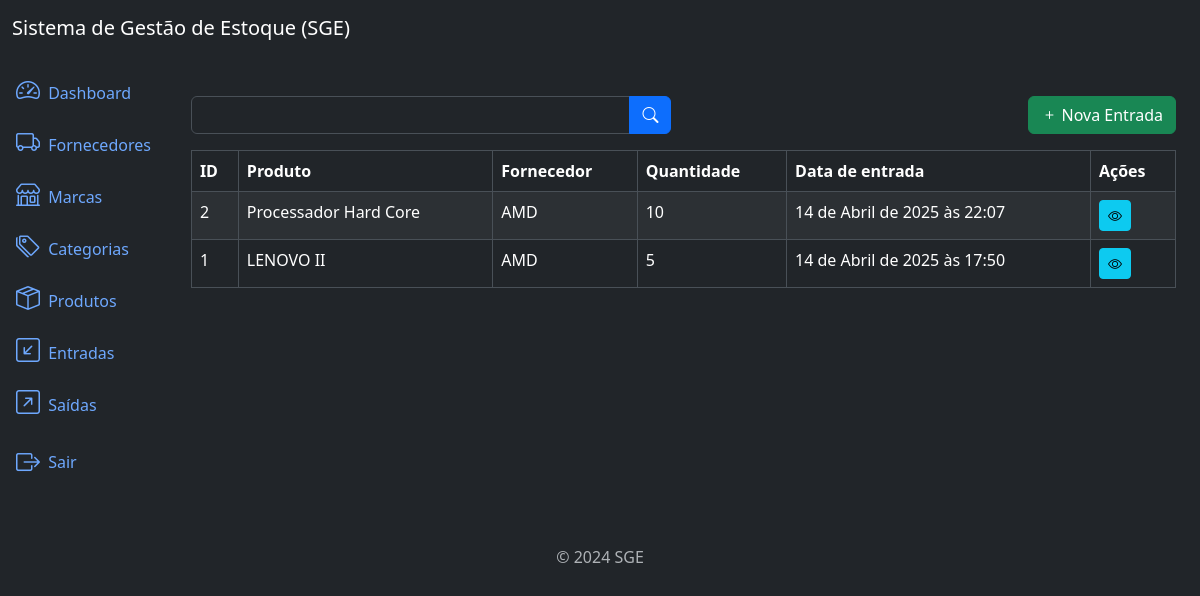
The page /inflows/list (signed in) on the database its author committed.
### inflows/models.py (models this page shows, shortened)
class Inflow(models.Model):
    supplier = models.ForeignKey(Supplier, on_delete=models.PROTECT, related_name='inflows')
    product = models.ForeignKey(Product, on_delete=models.PROTECT, related_name='inflows')
    quantity = models.IntegerField()
    description = models.TextField(null=True, blank=True)
    created_at = models.DateTimeField(auto_now_add=True)
    updated_at = models.DateTimeField(auto_now=True)
    class Meta:
        ordering = ['-created_at']

### products/models.py (models this page shows)
class Product(models.Model):
    title = models.CharField(max_length=500)
    category = models.ForeignKey(Category, on_delete=models.PROTECT, related_name='products')
    brand = models.ForeignKey(Brand, on_delete=models.PROTECT, related_name='products')
    description = models.TextField(null=True, blank=True)
    serie_number = models.CharField(max_length=200, null=True, blank=True)
    cost_price = models.DecimalField(max_digits=20, decimal_places=2)
    selling_price = models.DecimalField(max_digits=20, decimal_places=2)
    quantity = models.IntegerField(default=0)
    created_at = models.DateTimeField(auto_now_add=True)
    updated_at = models.DateTimeField(auto_now=True)
    class Meta:
        ordering = ['title']
    def __str__(self):
        return self.title

### suppliers/models.py (models this page shows)
class Supplier(models.Model):
    name = models.CharField(max_length=500)
    description = models.TextField(null=True, blank=True)
    created_at = models.DateTimeField(auto_now_add=True)
    updated_at = models.DateTimeField(auto_now=True)
    class Meta:
        ordering = ['name']
    def __str__(self):
        return self.name

### inflows/views.py (the view)
# urls.py: path('inflows/list', InflowListView.as_view(), name='inflow_list'),
class InflowListView(LoginRequiredMixin, PermissionRequiredMixin, ListView):
    model = Inflow
    template_name = 'inflow_list.html'
    context_object_name = 'inflows'
    paginate_by = 10
    permission_required = 'inflows.view_inflow'
    def get_queryset(self):
        queryset = super().get_queryset()
        product = self.request.GET.get("product")
        if product:
            queryset = queryset.filter(product__title__icontains=product)
        return queryset

### inflows/templates/inflow_list.html (shortened to what this page needs)
{% extends 'base.html' %}
{% block content %}
<div class="row mb-3">
    <div class="col-md-6">
        <form method="get" action="{% url 'inflow_list' %}">
            <div class="input-group">
                <input type="text" class="form-control" name="product" label="Produto" value="{{ request.GET.product }}">
                <button type="submit" class="btn btn-primary">
                    <i class="bi bi-search"></i>
                </button>
            </div>
        </form>
    </div>
    {% if perms.inflows.add_inflow %}
    <div class="col-md-6">
        <a href="{% url 'inflow_create' %}" class="btn btn-success float-end">
            <i class="bi bi-plus"></i>
            Nova Entrada
        </a>
    </div>
    {% endif %}
</div>
<div class="table-responsive">
    <table class="table table-striped table-bordered">
        <thead class="thead-dark">
            <tr>
                <th>ID</th>
                <th>Produto</th>
                <th>Fornecedor</th>
                <th>Quantidade</th>
                <th>Data de entrada</th>
                <th>Ações</th>
            </tr>
        </thead>
        <tbody>
            {% for inflow in inflows %}
            <tr>
                <td>{{ inflow.id }}</td>
                <td>{{ inflow.product }}</td>
                <td>{{ inflow.supplier }}</td>
                <td>{{ inflow.quantity }}</td>
                <td>{{ inflow.created_at }}</td>
                <td>
                    <a href="{% url 'inflow_detail' inflow.id %}" class="btn btn-info btn-sm">
                        <i class="bi bi-eye"></i>
                    </a>
                </td>
            </tr>
            {% endfor %}
        </tbody>
    </table>
</div>
{% endblock %}

### rows shown on the page
Inflow: id "2", product "Processador Hard Core", supplier "AMD", quantity "10", created_at "14 de Abril de 2025 às 22:07"
Inflow: id "1", product "LENOVO II", supplier "AMD", quantity "5", created_at "14 de Abril de 2025 às 17:50"
